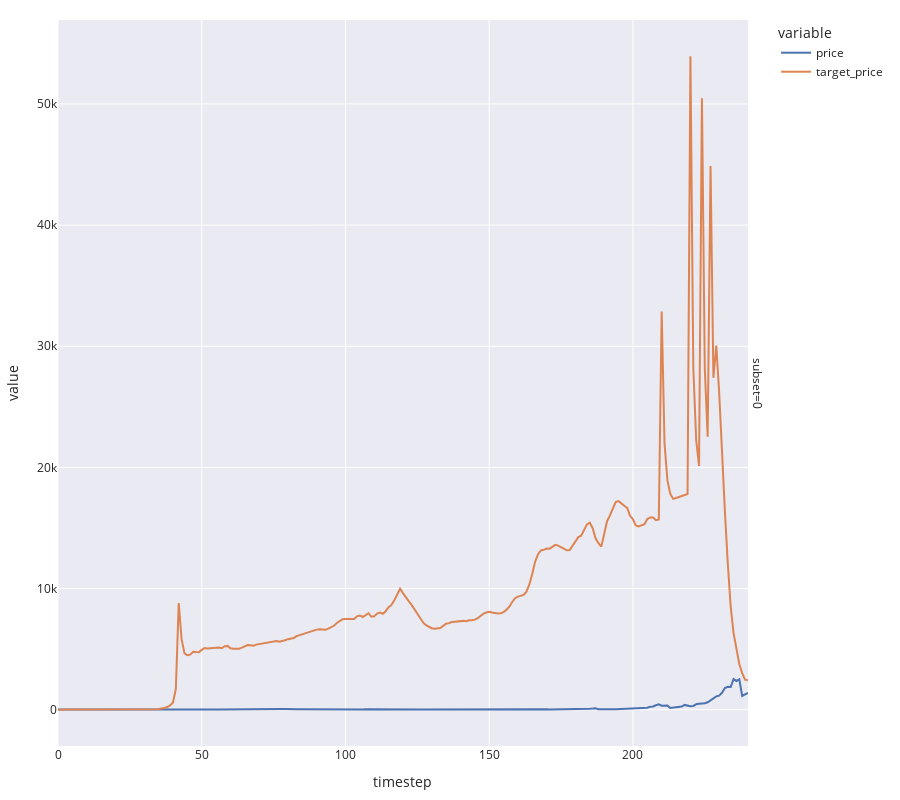

Notebook code cell kept with this figure:
### Code cell
fig = px.line(
    simulation_result,
    x='timestep',
    y=['price', 'target_price'],
    facet_row='subset',
    height=800,
    template='seaborn'
)

fig.update_layout(
    margin=dict(l=20, r=20, t=20, b=20),
)

fig.show()

### Figure 1 — Plotly figure (JSON) as saved in the notebook; plotly's stock layout.template omitted (floating-point values rounded to 4 significant figures; data arrays with more than 128 entries replaced by an {"elided": "..."} marker saying what was removed)
{"data": [{"hovertemplate": "variable=price<br>subset=0<br>timestep=%{x}<br>value=%{y}<extra></extra>", "legendgroup": "price", "line": {"color": "rgb(76,114,176)", "dash": "solid"}, "mode": "lines", "name": "price", "orientation": "v", "showlegend": true, "type": "scatter", "x": {"elided": "241 int values"}, "xaxis": "x", "y": {"elided": "241 float values"}, "yaxis": "y"}, {"hovertemplate": "variable=target_price<br>subset=0<br>timestep=%{x}<br>value=%{y}<extra></extra>", "legendgroup": "target_price", "line": {"color": "rgb(221,132,82)", "dash": "solid"}, "mode": "lines", "name": "target_price", "orientation": "v", "showlegend": true, "type": "scatter", "x": {"elided": "241 int values"}, "xaxis": "x", "y": {"elided": "241 float values"}, "yaxis": "y"}], "layout": {"annotations": [{"font": {}, "showarrow": false, "text": "subset=0", "textangle": 90, "x": 0.98, "xanchor": "left", "xref": "paper", "y": 0.5, "yanchor": "middle", "yref": "paper"}], "height": 800, "legend": {"title": {"text": "variable"}, "tracegroupgap": 0}, "margin": {"b": 20, "l": 20, "r": 20, "t": 20}, "xaxis": {"anchor": "y", "domain": [0, 0.98], "title": {"text": "timestep"}}, "yaxis": {"anchor": "x", "domain": [0, 1], "title": {"text": "value"}}}}
